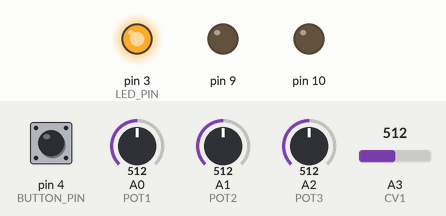
A sketch run on a simulated Arduino Uno, built with avr-gcc and run on an emulated ATmega328P. Parts: output pins drawn as LEDs (lit = HIGH). The test bench sets the inputs (shaded band); at power-on: A1 (POT2) = 512, pin 4 (BUTTON_PIN) HIGH, A0 (POT1) = 512, A2 (POT3) = 512, A3 (CV1) = 512.

Above: at 0.01 s.
At 0.7 s:
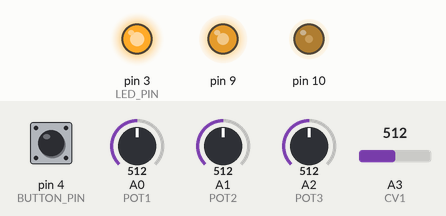
At 2.3 s:
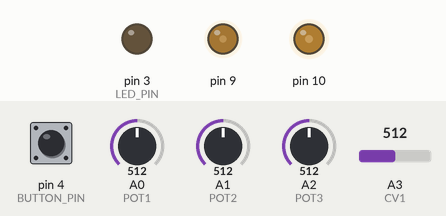
2.4 s: A1 (POT2) set to 30
Timing chart, 0 to 2.9 s (numbered marks = the images above; inputs shaded):
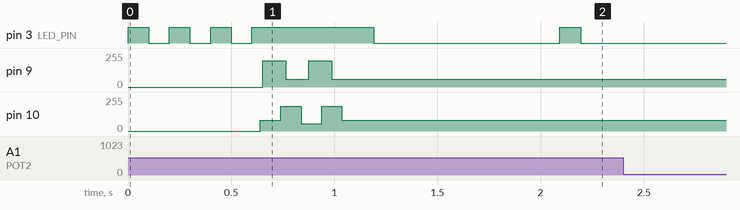

The sketch:

knotscillator.ino
```cpp
/*
 * KNOSCILLATOR
 *
 *
 * Three beautiful knot patterns:
 * 0. Trefoil Knot
 * 1. Lissajous Curve
 * 2. Torus Knot
 *
 * View on oscilloscope in X-Y mode!
 *
 */

// ═════════════════════════════════════════════════════════════════
// PIN DEFINITIONS
// ═════════════════════════════════════════════════════════════════
#define POT1 A0  // Knot selection
#define POT2 A1  // Waveform variation
#define POT3 A2  // Frequency
#define CV1 A3   // CV input - parameter based on mode
#define LED_PIN 3
#define BUTTON_PIN 4

// ═════════════════════════════════════════════════════════════════
// STATE VARIABLES
// ═════════════════════════════════════════════════════════════════
volatile uint32_t phase = 0;
volatile uint32_t phaseInc = 0;
volatile uint8_t knotType = 0;     // 0, 1, or 2
volatile uint8_t scale = 128;       // Zoom amount
uint8_t cvMode = 0;                 // 0=knot selection, 1=scale, 2=frequency
bool buttonHeld = false;

// ═════════════════════════════════════════════════════════════════
// TREFOIL KNOT - 2D PROJECTION (X-Y)
// ═════════════════════════════════════════════════════════════════
// Pre-projected 3D trefoil to 2D plane
const uint8_t PROGMEM trefoilLUT_X[256] = {
  128,135,142,149,156,163,169,175,180,185,189,192,194,196,196,196,
  194,192,189,185,180,175,169,163,156,149,142,135,128,121,114,107,
  100,93,87,81,76,71,67,64,62,60,60,60,62,64,67,71,
  76,81,87,93,100,107,114,121,128,135,142,149,156,163,169,175,
  180,185,189,192,194,196,196,196,194,192,189,185,180,175,169,163,
  156,149,142,135,128,121,114,107,100,93,87,81,76,71,67,64,
  62,60,60,60,62,64,67,71,76,81,87,93,100,107,114,121,
  128,135,142,149,156,163,169,175,180,185,189,192,194,196,196,196,
  194,192,189,185,180,175,169,163,156,149,142,135,128,121,114,107,
  100,93,87,81,76,71,67,64,62,60,60,60,62,64,67,71,
  76,81,87,93,100,107,114,121,128,135,142,149,156,163,169,175,
  180,185,189,192,194,196,196,196,194,192,189,185,180,175,169,163,
  156,149,142,135,128,121,114,107,100,93,87,81,76,71,67,64,
  62,60,60,60,62,64,67,71,76,81,87,93,100,107,114,121,
  128,135,142,149,156,163,169,175,180,185,189,192,194,196,196,196,
  194,192,189,185,180,175,169,163,156,149,142,135,128,121,114,107
};

const uint8_t PROGMEM trefoilLUT_Y[256] = {
  128,121,114,108,102,97,92,88,85,83,81,81,81,82,84,87,
  90,94,99,104,110,116,123,130,137,144,150,157,163,168,173,177,
  180,183,184,185,185,183,181,178,174,169,164,158,151,144,137,129,
  121,113,105,97,90,83,77,71,66,62,59,57,56,56,57,59,
  62,66,71,77,83,90,97,105,113,121,129,137,144,151,158,164,
  169,174,178,181,183,185,185,184,183,180,177,173,168,163,157,150,
  144,137,130,123,116,110,104,99,94,90,87,84,82,81,81,81,
  83,85,88,92,97,102,108,114,121,128,135,142,148,154,159,164,
  168,171,174,175,176,176,174,172,169,165,160,155,149,142,135,128,
  121,114,108,102,97,92,88,85,83,81,81,81,82,84,87,90,
  94,99,104,110,116,123,130,137,144,150,157,163,168,173,177,180,
  183,184,185,185,183,181,178,174,169,164,158,151,144,137,129,121,
  113,105,97,90,83,77,71,66,62,59,57,56,56,57,59,62,
  66,71,77,83,90,97,105,113,121,129,137,144,151,158,164,169,
  174,178,181,183,185,185,184,183,180,177,173,168,163,157,150,144,
  137,130,123,116,110,104,99,94,90,87,84,82,81,81,81,83
};

// ═════════════════════════════════════════════════════════════════
// LISSAJOUS CURVE - 2D (3:2 ratio)
// ═════════════════════════════════════════════════════════════════
const uint8_t PROGMEM lissajousLUT_X[256] = {
  128,131,134,137,140,143,146,149,152,155,158,161,164,167,170,173,
  176,179,182,184,187,190,192,195,197,199,201,203,205,207,209,210,
  212,213,214,215,216,217,218,218,219,219,219,219,219,219,218,218,
  217,216,215,214,213,212,210,209,207,205,203,201,199,197,195,192,
  190,187,184,182,179,176,173,170,167,164,161,158,155,152,149,146,
  143,140,137,134,131,128,125,122,119,116,113,110,107,104,101,98,
  95,92,89,86,83,80,77,74,72,69,66,64,61,59,57,55,
  53,51,49,47,46,44,43,42,41,40,39,38,38,37,37,37,
  37,37,37,38,38,39,40,41,42,43,44,46,47,49,51,53,
  55,57,59,61,64,66,69,72,74,77,80,83,86,89,92,95,
  98,101,104,107,110,113,116,119,122,125,128,131,134,137,140,143,
  146,149,152,155,158,161,164,167,170,173,176,179,182,184,187,190,
  192,195,197,199,201,203,205,207,209,210,212,213,214,215,216,217,
  218,218,219,219,219,219,219,219,218,218,217,216,215,214,213,212,
  210,209,207,205,203,201,199,197,195,192,190,187,184,182,179,176,
  173,170,167,164,161,158,155,152,149,146,143,140,137,134,131,128
};

const uint8_t PROGMEM lissajousLUT_Y[256] = {
  128,134,140,146,152,158,164,170,176,181,187,192,197,202,207,211,
  215,219,223,226,229,232,234,236,238,239,240,241,241,241,241,240,
  239,237,235,233,230,227,224,220,216,212,207,203,198,193,187,182,
  176,170,164,158,152,146,140,134,128,122,116,110,104,98,92,86,
  80,75,69,64,59,54,49,45,41,37,33,30,27,24,22,20,
  18,17,16,15,15,15,15,16,17,19,21,23,26,29,32,36,
  40,44,49,53,58,63,69,74,80,86,92,98,104,110,116,122,
  128,134,140,146,152,158,164,170,176,181,187,192,197,202,207,211,
  215,219,223,226,229,232,234,236,238,239,240,241,241,241,241,240,
  239,237,235,233,230,227,224,220,216,212,207,203,198,193,187,182,
  176,170,164,158,152,146,140,134,128,122,116,110,104,98,92,86,
  80,75,69,64,59,54,49,45,41,37,33,30,27,24,22,20,
  18,17,16,15,15,15,15,16,17,19,21,23,26,29,32,36,
  40,44,49,53,58,63,69,74,80,86,92,98,104,110,116,122,
  128,134,140,146,152,158,164,170,176,181,187,192,197,202,207,211,
  215,219,223,226,229,232,234,236,238,239,240,241,241,241,241,240
};

// ═════════════════════════════════════════════════════════════════
// TORUS KNOT - 2D PROJECTION (3:2)
// ═════════════════════════════════════════════════════════════════
const uint8_t PROGMEM torusLUT_X[256] = {
  188,189,189,188,186,183,179,174,168,161,153,145,136,126,116,106,
  96,85,75,65,55,46,37,29,22,15,9,4,1,0,0,2,
  6,11,18,26,35,45,56,68,80,93,106,119,132,145,157,169,
  180,190,199,207,214,219,223,226,227,227,225,222,217,211,204,196,
  187,177,166,155,143,131,119,107,96,85,74,65,56,48,41,35,
  30,27,25,24,25,28,32,37,44,52,61,71,82,93,105,117,
  129,141,153,164,175,185,194,202,209,214,218,221,222,222,220,217,
  212,206,199,191,182,172,161,150,139,127,116,105,94,84,75,67,
  59,53,48,44,41,40,40,42,45,49,55,62,70,79,88,98,
  109,119,130,140,151,161,170,179,187,194,200,205,208,210,211,210,
  208,205,200,194,187,179,170,161,151,140,130,119,109,98,88,79,
  70,62,55,49,45,42,40,40,41,44,48,53,59,67,75,84,
  94,105,116,127,139,150,161,172,182,191,199,206,212,217,220,222,
  222,221,218,214,209,202,194,185,175,164,153,141,129,117,105,93,
  82,71,61,52,44,37,32,28,25,24,25,27,30,35,41,48,
  56,65,74,85,96,107,119,131,143,155,166,177,187,196,204,211
};

const uint8_t PROGMEM torusLUT_Y[256] = {
  128,142,156,169,182,194,205,215,224,231,237,241,243,244,243,240,
  235,229,221,211,200,188,175,161,147,133,118,104,90,77,64,53,
  42,33,25,19,14,11,9,9,11,14,19,25,33,42,52,64,
  76,90,104,118,132,146,160,173,186,198,209,219,227,234,239,242,
  244,244,242,238,233,226,217,207,196,184,171,158,144,131,117,104,
  92,80,69,59,50,43,37,32,29,28,28,30,34,39,46,54,
  63,74,85,97,110,123,136,149,162,174,186,197,207,216,223,229,
  233,236,237,237,235,231,226,219,211,202,192,181,169,157,144,132,
  119,107,95,84,73,64,56,49,43,39,37,36,36,38,42,47,
  53,61,70,80,91,102,114,127,139,152,164,176,187,197,206,214,
  221,226,230,232,233,232,230,226,221,214,206,197,187,176,164,152,
  139,127,114,102,91,80,70,61,53,47,42,38,36,36,37,39,
  43,49,56,64,73,84,95,107,119,132,144,157,169,181,192,202,
  211,219,226,231,235,237,237,236,233,229,223,216,207,197,186,174,
  162,149,136,123,110,97,85,74,63,54,46,39,34,30,28,28,
  29,32,37,43,50,59,69,80,92,104,117,131,144,158,171,184
};

// ═════════════════════════════════════════════════════════════════
// TABLE POINTERS
// ═════════════════════════════════════════════════════════════════
const uint8_t* const PROGMEM knotTablesX[3] = {
  trefoilLUT_X, lissajousLUT_X, torusLUT_X
};
const uint8_t* const PROGMEM knotTablesY[3] = {
  trefoilLUT_Y, lissajousLUT_Y, torusLUT_Y
};

// ═════════════════════════════════════════════════════════════════
// ULTRA SIMPLE SAMPLE GENERATION - JUST TWO TABLE READS!
// ═════════════════════════════════════════════════════════════════
inline void __attribute__((always_inline)) generateSample() {
  // Get phase index (0-255)
  uint8_t t = phase >> 24;

  // Lookup tables for current knot
  const uint8_t* tableX = (const uint8_t*)pgm_read_ptr(&knotTablesX[knotType]);
  const uint8_t* tableY = (const uint8_t*)pgm_read_ptr(&knotTablesY[knotType]);

  // Read values
  uint8_t x = pgm_read_byte(&tableX[t]);
  uint8_t y = pgm_read_byte(&tableY[t]);

  // Apply scale (zoom)
  int16_t xScaled = ((int16_t)(x - 128) * scale >> 7) + 128;
  int16_t yScaled = ((int16_t)(y - 128) * scale >> 7) + 128;

  // Output
  OCR1A = constrain(xScaled, 0, 255);
  OCR1B = constrain(yScaled, 0, 255);
}

// ═════════════════════════════════════════════════════════════════
// TIMER1 ISR - AUDIO RATE (62.5kHz)
// ═════════════════════════════════════════════════════════════════
ISR(TIMER1_OVF_vect) {
  phase += phaseInc;
  generateSample();
}

// ═════════════════════════════════════════════════════════════════
// CONTROL UPDATE
// ═════════════════════════════════════════════════════════════════
void updateControls() {
  static uint8_t counter = 0;
  counter++;

  switch(counter & 0x07) {
    case 0: {
      // POT1: Knot selection (only if CV1 not in knot mode)
      int val = analogRead(POT1);
      if (cvMode != 0) {  // CV not controlling knot
        knotType = constrain(val / 342, 0, 2);  // 1024/3 = 342
      }
      break;
    }

    case 1: {
      // POT2: Scale/Zoom (only if CV1 not in scale mode)
      int val = analogRead(POT2);
      if (cvMode != 1) {  // CV not controlling scale
        scale = map(val, 0, 1023, 64, 255);  // 0.5x to 2x zoom
      }
      break;
    }

    case 2: {
      // POT3: Frequency (only if CV1 not in frequency mode)
      if (cvMode != 2) {  // CV not controlling frequency
        int val = analogRead(POT3);
        float freq = 0.1f + (val * 19.9f / 1023.0f);
        phaseInc = (uint32_t)(((uint64_t)freq * 68719477ULL) >> 10);
      }
      break;
    }

    case 3: {
      // CV1: Parameter based on cvMode
      int val = analogRead(CV1);
      if (val > 50) {  // Only if CV plugged in
        switch(cvMode) {
          case 0:  // Knot selection
            knotType = constrain(val / 342, 0, 2);
            break;
          case 1:  // Scale/Zoom
            scale = map(val, 0, 1023, 64, 255);
            break;
          case 2:  // Frequency
            float freq = 0.1f + (val * 19.9f / 1023.0f);
            phaseInc = (uint32_t)(((uint64_t)freq * 68719477ULL) >> 10);
            break;
        }
      }
      break;
    }
  }
}

// ═════════════════════════════════════════════════════════════════
// LED UPDATE - Shows CV mode
// ═════════════════════════════════════════════════════════════════
void updateLED() {
  static uint16_t blinkCounter = 0;
  blinkCounter++;

  // LED blink pattern indicates CV mode
  // Mode 0 (knot): slow blink (1 blink)
  // Mode 1 (scale): medium blink (2 blinks)
  // Mode 2 (freq): fast blink (3 blinks)

  uint16_t period = 100;  // 100 x 10ms = 1 second
  uint16_t phase = blinkCounter % period;

  bool ledOn = false;

  switch(cvMode) {
    case 0:  // 1 blink
      ledOn = (phase < 10);
      break;
    case 1:  // 2 blinks
      ledOn = (phase < 10) || (phase >= 20 && phase < 30);
      break;
    case 2:  // 3 blinks
      ledOn = (phase < 10) || (phase >= 20 && phase < 30) || (phase >= 40 && phase < 50);
      break;
  }

  digitalWrite(LED_PIN, ledOn ? HIGH : LOW);
}

// LGT8F328P: its internal pull-up (~4k) is stronger than the 10k resistor in series
// with the button, so a press never reads LOW. Switch the pull-up off for a moment
// instead: a pressed button drains the pin through the 10k, a released one stays high.
#if defined(__LGT8F__)
int readButton() {
  PORTD &= ~_BV(PD4);   // pull-up off (button = D4)
  delayMicroseconds(5);
  int level = (PIND & _BV(PD4)) ? HIGH : LOW;
  PORTD |= _BV(PD4);    // pull-up back on
  return level;
}
#else
#define readButton() digitalRead(BUTTON_PIN)
#endif

// ═════════════════════════════════════════════════════════════════
// BUTTON HANDLER - Short press cycles knots, long press cycles CV mode
// ═════════════════════════════════════════════════════════════════
void handleButton() {
  static uint8_t lastButton = HIGH;
  static unsigned long pressStart = 0;
  static bool longPressHandled = false;

  uint8_t reading = readButton();

  // Button pressed
  if (reading == LOW && lastButton == HIGH) {
    pressStart = millis();
    longPressHandled = false;
  }

  // Button held - check for long press (500ms)
  if (reading == LOW && !longPressHandled) {
    if (millis() - pressStart >= 500) {
      // Long press - cycle CV mode
      cvMode = (cvMode + 1) % 3;
      longPressHandled = true;

      // Long flash to indicate mode change
      for(int i = 0; i < cvMode + 1; i++) {
        digitalWrite(LED_PIN, HIGH);
        delay(150);
        digitalWrite(LED_PIN, LOW);
        delay(150);
      }
    }
  }

  // Button released
  if (reading == HIGH && lastButton == LOW) {
    if (!longPressHandled && millis() - pressStart < 500) {
      // Short press - cycle knot type
      knotType = (knotType + 1) % 3;

      // Quick flash
      digitalWrite(LED_PIN, HIGH);
      delay(100);
      digitalWrite(LED_PIN, LOW);
      delay(50);
    }
  }

  lastButton = reading;
}

// ═════════════════════════════════════════════════════════════════
// SETUP
// ═════════════════════════════════════════════════════════════════
void setup() {
  pinMode(9, OUTPUT);
  pinMode(10, OUTPUT);
  pinMode(LED_PIN, OUTPUT);
  pinMode(BUTTON_PIN, INPUT_PULLUP);

  // Startup sequence
  for(int i = 0; i < 3; i++) {
    digitalWrite(LED_PIN, HIGH);
    delay(100);
    digitalWrite(LED_PIN, LOW);
    delay(100);
  }

  // Timer1 setup - Fast PWM, 8-bit
  cli();
  TCCR1A = 0;
  TCCR1B = 0;
  TCNT1 = 0;
  TCCR1A = (1<<COM1A1) | (1<<COM1B1) | (1<<WGM10);
  TCCR1B = (1<<WGM12) | (1<<CS10);
  OCR1A = 128;
  OCR1B = 128;
  TIMSK1 = (1<<TOIE1);
  sei();

  // Defaults
  knotType = 0;
  scale = 128;
  cvMode = 0;  // Start with CV controlling knot selection
  phaseInc = (uint32_t)(((uint64_t)1 * 68719477ULL) >> 10);  // 1Hz

  digitalWrite(LED_PIN, HIGH);
  delay(500);

  updateControls();
}

// ═════════════════════════════════════════════════════════════════
// MAIN LOOP
// ═════════════════════════════════════════════════════════════════
void loop() {
  static unsigned long last = 0;
  unsigned long now = millis();

  if (now - last >= 10) {
    last = now;
    updateControls();
    handleButton();
    updateLED();
  }
}

/*
 * ═══════════════════════════════════════════════════════════════
 * KNOSCILLATOR - CV MODE SWITCHING VERSION
 * ═══════════════════════════════════════════════════════════════
 *
 * CONTROLS:
 * POT1: Knot selection (0=Trefoil, 1=Lissajous, 2=Torus) - unless CV mode 0
 * POT2: Zoom/Scale (0.5x to 2x) - unless CV mode 1
 * POT3: Frequency (0.1Hz - 20Hz) - unless CV mode 2
 * CV1 (A3): Modulates parameter based on CV mode
 *
 * BUTTON:
 * - Short press: Cycle knot types
 * - Long press (500ms): Cycle CV modulation mode
 *
 * CV MODES:
 * Mode 0: CV1 controls knot selection (LED: 1 blink)
 * Mode 1: CV1 controls scale/zoom (LED: 2 blinks)
 * Mode 2: CV1 controls frequency (LED: 3 blinks)
 *
 * LED INDICATOR:
 * Blinks in pattern to show CV mode (count the blinks!)
 *
 * When CV is plugged into CV1, it overrides the corresponding pot.
 * When no CV is present (reading < 50), the pot controls the parameter.
 *
 */
```
